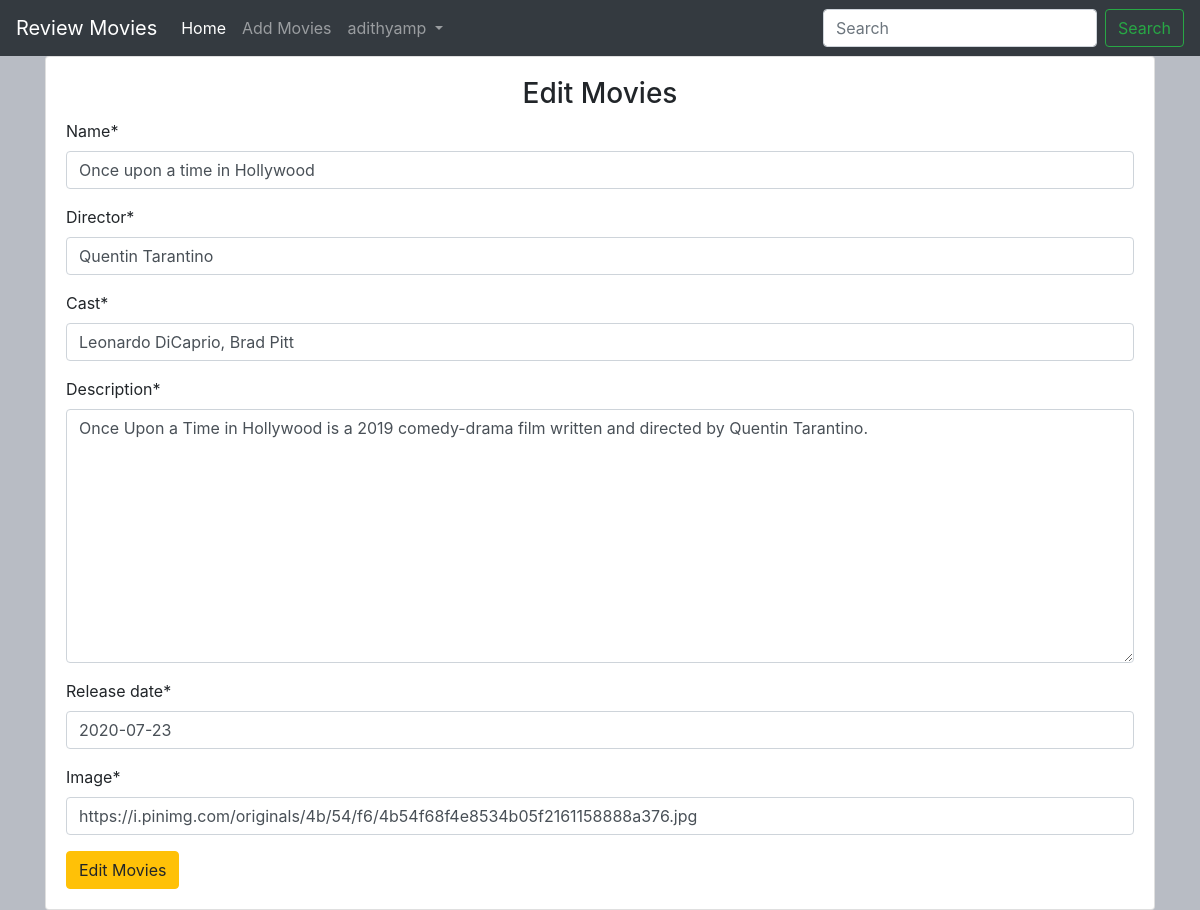
Screenshot of /editmovies/2/ (signed in) with the database file from the repository.
### main/models.py (models this page shows, shortened)
class Movie(models.Model):
    name = models.CharField(max_length=300)
    director = models.CharField(max_length=300)
    cast = models.CharField(max_length=800)
    description = models.TextField(max_length=5000)
    release_date = models.DateField()
    averageRating = models.FloatField(default=0)
    image = models.URLField(default=None, null=True)

### main/views.py (the view)
# urls.py: path('editmovies/<int:id>/', views.edit_movies, name='edit_movies'),
def edit_movies(request, id):
    if request.user.is_authenticated:
        if request.user.is_superuser:
            movie = Movie.objects.get(id=id)
            if request.method == "POST":
                form = MovieForm(request.POST or None, instance=movie)
                if form.is_valid():
                    data = form.save(commit=False)
                    data.save()
                    return redirect("main:detail", id)
            else:
                form = MovieForm(instance=movie)
            return render(request, "main/addmovies.html", {"form": form, "controller": "Edit Movies"})
        else:
            return redirect("main:home")
    return redirect("accounts:login")

### main/forms.py
class MovieForm(forms.ModelForm):
    class Meta:
        model = Movie
        fields = ('name', 'director', 'cast', 'description', 'release_date', 'image')

### main/templates/main/addmovies.html (shortened to what this page needs)
{% extends 'main/base.html' %}
{% load crispy_forms_tags %}
{% block content %}
<div class="container">
    <div class="card">
        <div class="card-body">
            <h3 class="text-center">
                {{ controller }}
            </h3>
            <form action="" method="POST">
                {{ form | crispy }}
                <input type="submit" value="{{ controller }}" class="btn btn-warning">
            </form>
        </div>
    </div>
</div>
{% endblock %}

### main/templates/main/base.html (shortened to what this page needs)
<!doctype html>
<html lang="en">
  <head>
    <link rel="stylesheet" href="https://maxcdn.bootstrapcdn.com/bootstrap/4.0.0/css/bootstrap.min.css">
    {% load staticfiles %}
    <link rel="stylesheet" href="{% static 'css/main.css' %}">
  </head>
  <body>
<nav class="navbar navbar-expand-lg navbar-dark bg-dark text-white">
  <a class="navbar-brand" href="{% url 'main:home' %}">Review Movies</a>
  <div class="collapse navbar-collapse" id="navbarSupportedContent">
    <ul class="navbar-nav mr-auto">
      <li class="nav-item active">
        <a class="nav-link" href="{% url 'main:home' %}">Home <span class="sr-only">(current)</span></a>
      </li>
      {% if user.is_authenticated %}
         {% if user.is_superuser %}
            <li class="nav-item">
              <a class="nav-link" href="{% url 'main:add_movies' %}">Add Movies</a>
            </li>
         {% endif %}
      {% endif %}
      {% if user.is_authenticated %}
      <li class="nav-item dropdown">
        <a class="nav-link dropdown-toggle" href="#" id="navbarDropdown" role="button" data-toggle="dropdown" aria-haspopup="true" aria-expanded="false">
          {{user.username}}
        </a>
      </li>
      {% endif %}
    </ul>
    <form class="form-inline my-2 my-lg-0" method="GET" action="{% url 'main:home' %}">
      <input class="form-control mr-sm-2" type="search" placeholder="Search" aria-label="Search" name="title">
      <button class="btn btn-outline-success my-2 my-sm-0" type="submit">Search</button>
    </form>
  </div>
</nav>
    {% block content %}
    {% endblock %}
  </body>
</html>

### main/static/css/main.css (style rules this page uses)
body { background-color: #b8bcc4; }

### rows the page displays
Movie: name "Once upon a time in Hollywood", director "Quentin Tarantino", cast "Leonardo DiCaprio, Brad Pitt", description "Once Upon a Time in Hollywood is a 2019 comedy-drama film written and directed by Quentin Tarantino.", release_date "2020-07-23", image "https://i.pinimg.com/originals/4b/54/f6/4b54f68f4e8534b05f2161158888a376.jpg"

### other values shown
{{ user.username }} "adithyamp"
{{ controller }} "Edit Movies"
